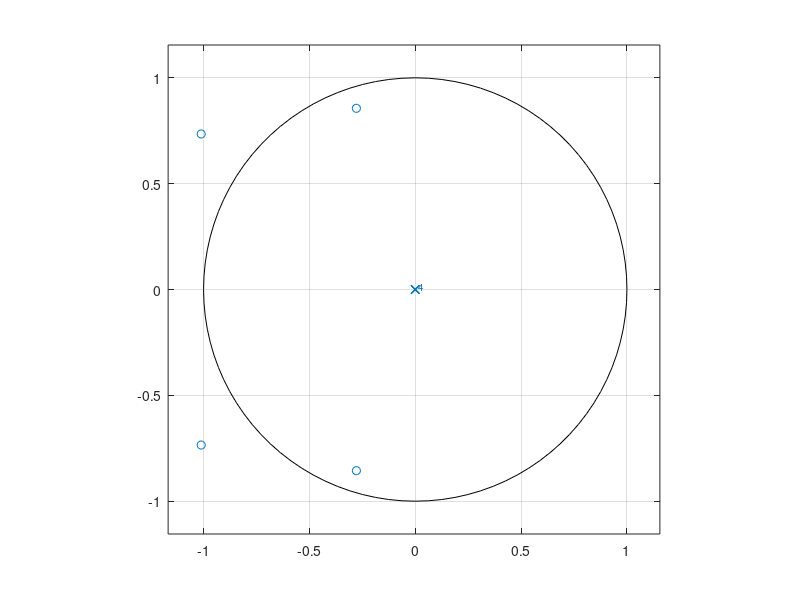
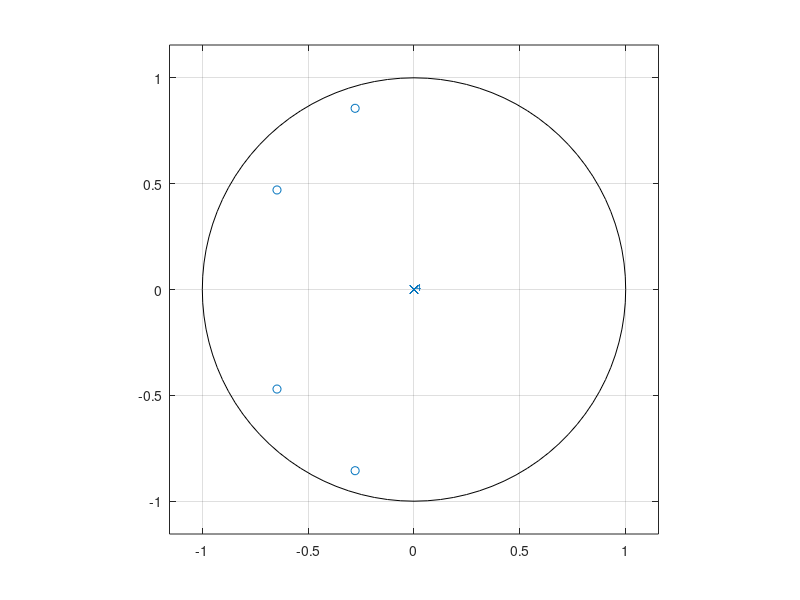
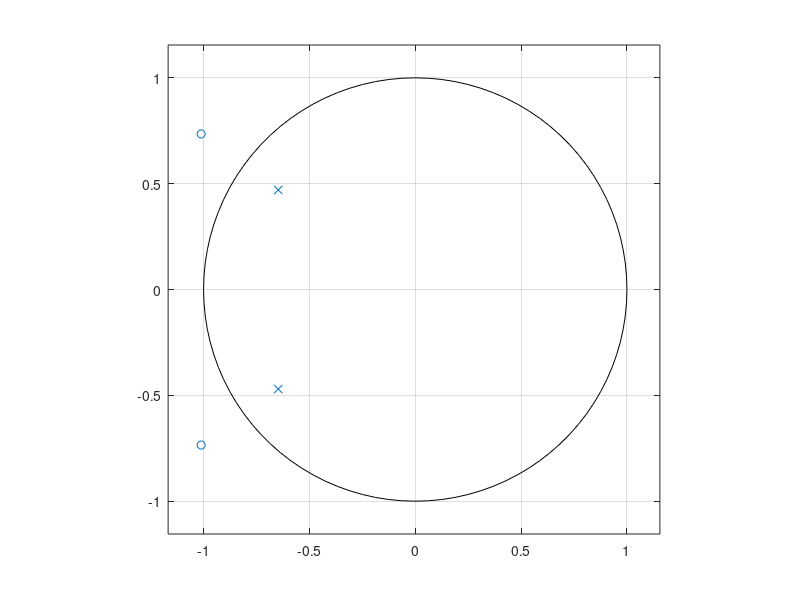
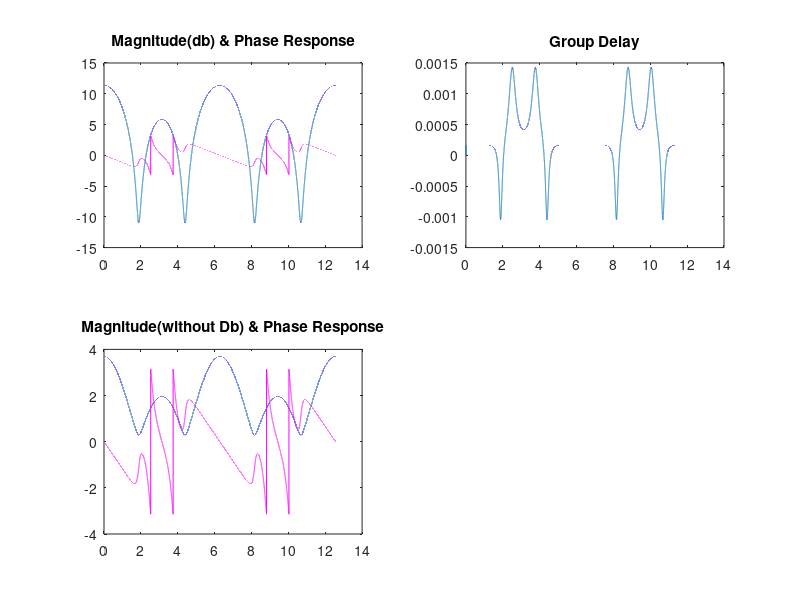

These charts were generated, in order, by the following MATLAB code:
%% Fir Filter Design
% Author : Harmeet Singh
% Email : harmeet.esal@gmail.com
% Date : 11/25/2014

clear
close all
clc

%% Filter Specifications

Fs = 44100;
Ts = 1/Fs;
t = 0:Ts:1;
tmax = length(t);
omega = 0:Fs/(tmax-1):2*Fs;

H1_zeros = [0.9*exp(i*0.6*pi) 0.9*exp(i*-0.6*pi) 1.25*exp(i*0.8*pi) 1.25*exp(i*-0.8*pi)];
Hm_zeros = [0.9*exp(i*0.6*pi) 0.9*exp(i*-0.6*pi) 0.8*exp(i*0.8*pi) 0.8*exp(i*-0.8*pi)];
Ha_zeros = [1/(0.8*exp(i*0.8*pi)) 1/(0.8*exp(i*-0.8*pi))];
Ha_poles = [0.8*exp(i*0.8*pi) 0.8*exp(i*-0.8*pi)];
H1_poles = [0 0 0 0];

[n d] = zp2tf(H1_zeros(:),H1_poles(:),1);
[a b] = zp2tf(Hm_zeros(:),H1_poles(:),1);
[c d] = zp2tf(Ha_zeros(:),Ha_poles(:),1);

%% Zero - Pole Plot

figure
zplane(H1_zeros(:),H1_poles(:));
figure
zplane(Hm_zeros(:),H1_poles(:));
figure
zplane(Ha_zeros(:),Ha_poles(:));

norm_omega = 2*pi*Ts*omega;

[H] = freqz(n,d,norm_omega);
[Hm] = freqz(a,b,norm_omega);
[Ha] = freqz(c,d,norm_omega);

%% Display Results
figure;
subplot(2,2,1);
plot(norm_omega,mag2db(abs(H))),'r';hold on;
plot(norm_omega, angle(H),'m');
title('Magnitude(db) & Phase Response');
%rads = [0 , ((pi/4)) , ((pi/2)) , (3*pi/4) , (pi), (5*(pi/4)), (3*(pi/2)), (7*(pi/4)),(2*pi)];
%labels = {'0','pi/4','pi/2','3pi/4','pi', '5pi/4', '3pi/2', '7pi/4','2pi' };
%set(gca,'XTick',rads);
%set(gca,'XTickLabel',labels)

grp_delay = -diff(unwrap(angle(H)));
grp_delay = [0 grp_delay];
subplot(2,2,2);
plot(norm_omega,(grp_delay));
%set(gca,'XTick',rads);
%set(gca,'XTickLabel',labels)
title('Group Delay');

subplot(2,2,3);
plot(norm_omega,abs(H)),'r';hold on;
plot(norm_omega, angle(H),'m');
title('Magnitude(without Db) & Phase Response');
%set(gca,'XTick',rads);
%set(gca,'XTickLabel',labels)

figure;
subplot(2,2,1);
plot(norm_omega,mag2db(abs(Hm))),'r';hold on;
plot(norm_omega, angle(Hm),'m');
title('Magnitude(db) & Phase Response');
%set(gca,'XTick',rads);
%set(gca,'XTickLabel',labels)

g_d1 = -diff(unwrap(angle(Hm)));
g_d1 = [0 g_d1];
subplot(2,2,2);
plot(norm_omega,(g_d1));
%set(gca,'XTick',rads);
%set(gca,'XTickLabel',labels)
title('Group Delay');

subplot(2,2,3);
plot(norm_omega,abs(Hm)),'r';hold on;
plot(norm_omega, angle(Hm),'m');
title('Magnitude(without Db) & Phase Response');
%set(gca,'XTick',rads);
%set(gca,'XTickLabel',labels)

figure;
subplot(2,2,1);
plot(norm_omega,mag2db(abs(Ha))),'r';hold on;
plot(norm_omega, angle(Ha),'m');
title('Magnitude(db) & Phase Response');
%set(gca,'XTick',rads);
%set(gca,'XTickLabel',labels)

g_d2 = -diff(unwrap(angle(Ha)));
g_d2 = [0 g_d2];
subplot(2,2,2);
plot(norm_omega,(g_d2));
%set(gca,'XTick',rads);
%set(gca,'XTickLabel',labels)
title('Group Delay');

subplot(2,2,3);
plot(norm_omega,abs(Ha)),'r';hold on;
plot(norm_omega, angle(Ha),'m');
title('Magnitude(without Db) & Phase Response');
%set(gca,'XTick',rads);
%set(gca,'XTickLabel',labels)



